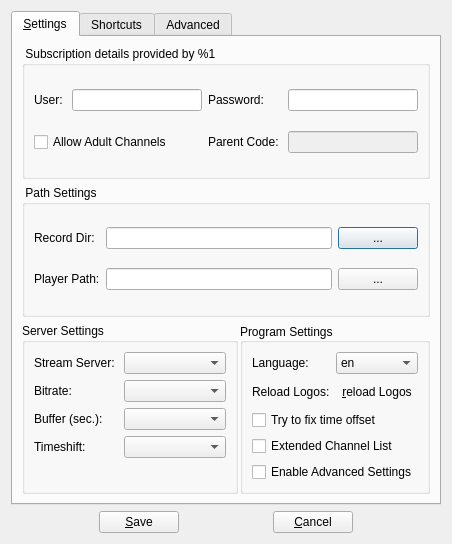
<?xml version="1.0" encoding="UTF-8"?>
<ui version="4.0">
 <class>CSettingsDlg</class>
 <widget class="QDialog" name="CSettingsDlg">
  <property name="geometry">
   <rect>
    <x>0</x>
    <y>0</y>
    <width>452</width>
    <height>544</height>
   </rect>
  </property>
  <property name="windowTitle">
   <string>Settings Dialog</string>
  </property>
  <property name="locale">
   <locale language="English" country="UnitedStates"/>
  </property>
  <layout class="QVBoxLayout" name="verticalLayout_4">
   <item>
    <widget class="QTabWidget" name="tabWidget">
     <property name="currentIndex">
      <number>0</number>
     </property>
     <widget class="QWidget" name="tabStdSettings">
      <attribute name="title">
       <string>&amp;Settings</string>
      </attribute>
      <layout class="QVBoxLayout" name="verticalLayout">
       <item>
        <widget class="QGroupBox" name="groupAccount">
         <property name="title">
          <string> Subscription details provided by %1 </string>
         </property>
         <layout class="QGridLayout" name="gridLayout_4">
          <item row="0" column="0">
           <widget class="QLabel" name="label_2">
            <property name="text">
             <string>User: </string>
            </property>
           </widget>
          </item>
          <item row="0" column="1">
           <widget class="QLineEdit" name="lineUsr"/>
          </item>
          <item row="0" column="2">
           <widget class="QLabel" name="label_4">
            <property name="text">
             <string>Password: </string>
            </property>
           </widget>
          </item>
          <item row="0" column="3">
           <widget class="QLineEdit" name="linePass">
            <property name="echoMode">
             <enum>QLineEdit::Password</enum>
            </property>
           </widget>
          </item>
          <item row="1" column="0" colspan="2">
           <widget class="QCheckBox" name="checkAdult">
            <property name="text">
             <string>Allow Adult Channels</string>
            </property>
           </widget>
          </item>
          <item row="1" column="2">
           <widget class="QLabel" name="label_14">
            <property name="text">
             <string>Parent Code: </string>
            </property>
           </widget>
          </item>
          <item row="1" column="3">
           <widget class="QLineEdit" name="lineErosPass">
            <property name="enabled">
             <bool>false</bool>
            </property>
            <property name="echoMode">
             <enum>QLineEdit::Password</enum>
            </property>
           </widget>
          </item>
         </layout>
        </widget>
       </item>
       <item>
        <widget class="QGroupBox" name="groupPath">
         <property name="title">
          <string> Path Settings </string>
         </property>
         <layout class="QGridLayout" name="gridLayout_2">
          <item row="0" column="0">
           <widget class="QLabel" name="label_3">
            <property name="minimumSize">
             <size>
              <width>0</width>
              <height>0</height>
             </size>
            </property>
            <property name="text">
             <string>Record Dir:</string>
            </property>
            <property name="margin">
             <number>2</number>
            </property>
           </widget>
          </item>
          <item row="0" column="1">
           <widget class="QLineEdit" name="lineDir"/>
          </item>
          <item row="0" column="2">
           <widget class="QPushButton" name="pushDir">
            <property name="text">
             <string>...</string>
            </property>
           </widget>
          </item>
          <item row="1" column="0">
           <widget class="QLabel" name="label">
            <property name="minimumSize">
             <size>
              <width>0</width>
              <height>0</height>
             </size>
            </property>
            <property name="text">
             <string>Player Path:</string>
            </property>
            <property name="margin">
             <number>2</number>
            </property>
           </widget>
          </item>
          <item row="1" column="1">
           <widget class="QLineEdit" name="lineVLC"/>
          </item>
          <item row="1" column="2">
           <widget class="QPushButton" name="pushVLC">
            <property name="text">
             <string>...</string>
            </property>
           </widget>
          </item>
         </layout>
        </widget>
       </item>
       <item>
        <layout class="QHBoxLayout" name="horizontalLayout_2" stretch="55,45">
         <property name="spacing">
          <number>2</number>
         </property>
         <item>
          <widget class="QGroupBox" name="groupStreamServer">
           <property name="title">
            <string>Server Settings</string>
           </property>
           <layout class="QFormLayout" name="formLayout_3">
            <item row="0" column="0">
             <widget class="QLabel" name="labStreamServer">
              <property name="text">
               <string>Stream Server: </string>
              </property>
             </widget>
            </item>
            <item row="0" column="1">
             <widget class="QComboBox" name="cbxStreamServer"/>
            </item>
            <item row="1" column="0">
             <widget class="QLabel" name="labBitRate">
              <property name="text">
               <string>Bitrate:</string>
              </property>
             </widget>
            </item>
            <item row="1" column="1">
             <widget class="QComboBox" name="cbxBitRate"/>
            </item>
            <item row="2" column="0">
             <widget class="QLabel" name="labBuffer">
              <property name="text">
               <string>Buffer (sec.):</string>
              </property>
             </widget>
            </item>
            <item row="2" column="1">
             <widget class="QComboBox" name="cbxBufferSeconds"/>
            </item>
            <item row="3" column="0">
             <widget class="QLabel" name="label_16">
              <property name="text">
               <string>Timeshift: </string>
              </property>
             </widget>
            </item>
            <item row="3" column="1">
             <widget class="QComboBox" name="cbxTimeShift">
              <property name="minimumSize">
               <size>
                <width>50</width>
                <height>0</height>
               </size>
              </property>
              <property name="maximumSize">
               <size>
                <width>16777215</width>
                <height>16777215</height>
               </size>
              </property>
             </widget>
            </item>
           </layout>
          </widget>
         </item>
         <item>
          <widget class="QGroupBox" name="groupStdSettings">
           <property name="title">
            <string>Program Settings </string>
           </property>
           <property name="alignment">
            <set>Qt::AlignLeading|Qt::AlignLeft|Qt::AlignVCenter</set>
           </property>
           <layout class="QVBoxLayout" name="verticalLayout_2">
            <item>
             <layout class="QFormLayout" name="formLayout">
              <property name="horizontalSpacing">
               <number>6</number>
              </property>
              <property name="verticalSpacing">
               <number>6</number>
              </property>
              <item row="0" column="0">
               <widget class="QLabel" name="label_10">
                <property name="text">
                 <string>Language: </string>
                </property>
               </widget>
              </item>
              <item row="0" column="1">
               <widget class="QComboBox" name="cbxLanguage">
                <item>
                 <property name="text">
                  <string>en</string>
                 </property>
                 <property name="icon">
                  <iconset resource="../vlc-record.qrc">
                   <normaloff>:/flags/en</normaloff>:/flags/en</iconset>
                 </property>
                </item>
                <item>
                 <property name="text">
                  <string>de</string>
                 </property>
                 <property name="icon">
                  <iconset resource="../vlc-record.qrc">
                   <normaloff>:/flags/de</normaloff>:/flags/de</iconset>
                 </property>
                </item>
                <item>
                 <property name="text">
                  <string>ru</string>
                 </property>
                 <property name="icon">
                  <iconset resource="../vlc-record.qrc">
                   <normaloff>:/flags/ru</normaloff>:/flags/ru</iconset>
                 </property>
                </item>
               </widget>
              </item>
              <item row="1" column="0">
               <widget class="QLabel" name="label_12">
                <property name="text">
                 <string>Reload Logos:</string>
                </property>
               </widget>
              </item>
              <item row="1" column="1">
               <widget class="QToolButton" name="pushDelLogos">
                <property name="minimumSize">
                 <size>
                  <width>24</width>
                  <height>24</height>
                 </size>
                </property>
                <property name="text">
                 <string>&amp;reload Logos</string>
                </property>
                <property name="icon">
                 <iconset resource="../vlc-record.qrc">
                  <normaloff>:/app/reload</normaloff>:/app/reload</iconset>
                </property>
                <property name="iconSize">
                 <size>
                  <width>24</width>
                  <height>24</height>
                 </size>
                </property>
                <property name="autoRaise">
                 <bool>true</bool>
                </property>
               </widget>
              </item>
             </layout>
            </item>
            <item>
             <widget class="QCheckBox" name="checkFixTime">
              <property name="text">
               <string>Try to fix time offset</string>
              </property>
             </widget>
            </item>
            <item>
             <widget class="QCheckBox" name="checkExtChanInfo">
              <property name="text">
               <string>Extended Channel List</string>
              </property>
             </widget>
            </item>
            <item>
             <widget class="QCheckBox" name="checkAdvanced">
              <property name="text">
               <string>Enable Advanced Settings</string>
              </property>
             </widget>
            </item>
           </layout>
          </widget>
         </item>
        </layout>
       </item>
      </layout>
     </widget>
     <widget class="QWidget" name="tabShortCuts">
      <attribute name="title">
       <string>Shortcuts</string>
      </attribute>
      <layout class="QGridLayout" name="gridLayout_11">
       <item row="0" column="0">
        <widget class="QShortCutTable" name="tableShortCuts">
         <property name="rowCount">
          <number>0</number>
         </property>
         <property name="columnCount">
          <number>2</number>
         </property>
         <attribute name="horizontalHeaderShowSortIndicator" stdset="0">
          <bool>true</bool>
         </attribute>
         <attribute name="horizontalHeaderStretchLastSection">
          <bool>true</bool>
         </attribute>
         <column>
          <property name="text">
           <string>Function</string>
          </property>
         </column>
         <column>
          <property name="text">
           <string>ShortCut</string>
          </property>
         </column>
        </widget>
       </item>
       <item row="1" column="0">
        <widget class="QLabel" name="labShortCutNote">
         <property name="font">
          <font>
           <pointsize>9</pointsize>
          </font>
         </property>
         <property name="styleSheet">
          <string notr="true">QLabel#labShortCutNote {
color: red;
}</string>
         </property>
         <property name="text">
          <string>Changes in shortcuts take effect only after restarting the program.</string>
         </property>
        </widget>
       </item>
       <item row="2" column="0">
        <layout class="QHBoxLayout" name="horizontalLayout">
         <property name="spacing">
          <number>2</number>
         </property>
         <item>
          <widget class="QToolButton" name="btnResetShortcuts">
           <property name="text">
            <string/>
           </property>
           <property name="icon">
            <iconset resource="../vlc-record.qrc">
             <normaloff>:/app/reload</normaloff>:/app/reload</iconset>
           </property>
           <property name="iconSize">
            <size>
             <width>16</width>
             <height>16</height>
            </size>
           </property>
           <property name="autoRaise">
            <bool>true</bool>
           </property>
          </widget>
         </item>
         <item>
          <widget class="QLabel" name="label_18">
           <property name="font">
            <font>
             <pointsize>9</pointsize>
            </font>
           </property>
           <property name="text">
            <string>Reset Shortcuts to default</string>
           </property>
          </widget>
         </item>
        </layout>
       </item>
      </layout>
     </widget>
     <widget class="QWidget" name="tabAdvanced">
      <property name="enabled">
       <bool>true</bool>
      </property>
      <attribute name="title">
       <string>Advanced</string>
      </attribute>
      <layout class="QVBoxLayout" name="verticalLayout_3">
       <item>
        <widget class="QGroupBox" name="groupProxy">
         <property name="title">
          <string> Proxy Server </string>
         </property>
         <layout class="QGridLayout" name="gridLayout_3" columnstretch="0,60,0,40">
          <item row="0" column="0" colspan="2">
           <widget class="QCheckBox" name="useProxy">
            <property name="text">
             <string>Enable Proxy</string>
            </property>
           </widget>
          </item>
          <item row="1" column="0">
           <widget class="QLabel" name="label_5">
            <property name="minimumSize">
             <size>
              <width>0</width>
              <height>0</height>
             </size>
            </property>
            <property name="text">
             <string>Address: </string>
            </property>
           </widget>
          </item>
          <item row="1" column="1">
           <widget class="QLineEdit" name="lineProxyHost">
            <property name="enabled">
             <bool>false</bool>
            </property>
           </widget>
          </item>
          <item row="1" column="2">
           <widget class="QLabel" name="label_6">
            <property name="text">
             <string>Port:</string>
            </property>
           </widget>
          </item>
          <item row="1" column="3">
           <widget class="QLineEdit" name="lineProxyPort">
            <property name="enabled">
             <bool>false</bool>
            </property>
            <property name="minimumSize">
             <size>
              <width>0</width>
              <height>0</height>
             </size>
            </property>
           </widget>
          </item>
          <item row="2" column="0">
           <widget class="QLabel" name="label_8">
            <property name="minimumSize">
             <size>
              <width>0</width>
              <height>0</height>
             </size>
            </property>
            <property name="text">
             <string>User: </string>
            </property>
           </widget>
          </item>
          <item row="2" column="1">
           <widget class="QLineEdit" name="lineProxyUser">
            <property name="enabled">
             <bool>false</bool>
            </property>
           </widget>
          </item>
          <item row="2" column="2">
           <widget class="QLabel" name="label_7">
            <property name="text">
             <string>Password: </string>
            </property>
           </widget>
          </item>
          <item row="2" column="3">
           <widget class="QLineEdit" name="lineProxyPassword">
            <property name="enabled">
             <bool>false</bool>
            </property>
            <property name="echoMode">
             <enum>QLineEdit::Password</enum>
            </property>
           </widget>
          </item>
         </layout>
        </widget>
       </item>
       <item>
        <widget class="QGroupBox" name="groupAdvanced">
         <property name="title">
          <string>Advanced Settings</string>
         </property>
         <layout class="QFormLayout" name="formLayout_2">
          <property name="fieldGrowthPolicy">
           <enum>QFormLayout::AllNonFixedFieldsGrow</enum>
          </property>
          <item row="0" column="0">
           <widget class="QLabel" name="lanApiServer">
            <property name="text">
             <string>API Server: </string>
            </property>
           </widget>
          </item>
          <item row="0" column="1">
           <widget class="QLineEdit" name="lineApiServer">
            <property name="enabled">
             <bool>false</bool>
            </property>
           </widget>
          </item>
          <item row="1" column="0">
           <widget class="QLabel" name="label_15">
            <property name="text">
             <string>Player Module:</string>
            </property>
           </widget>
          </item>
          <item row="1" column="1">
           <widget class="QComboBox" name="cbxPlayerMod"/>
          </item>
          <item row="2" column="0">
           <widget class="QLabel" name="label_11">
            <property name="text">
             <string>Log Level:</string>
            </property>
           </widget>
          </item>
          <item row="2" column="1">
           <widget class="QComboBox" name="cbxLogLevel">
            <item>
             <property name="text">
              <string>Log disabled</string>
             </property>
            </item>
            <item>
             <property name="text">
              <string>Log Errors only</string>
             </property>
            </item>
            <item>
             <property name="text">
              <string>Log Errors and Warnings</string>
             </property>
            </item>
            <item>
             <property name="text">
              <string>Log everything</string>
             </property>
            </item>
           </widget>
          </item>
          <item row="3" column="0">
           <widget class="QLabel" name="label_13">
            <property name="text">
             <string>Shutdown Command:</string>
            </property>
           </widget>
          </item>
          <item row="3" column="1">
           <widget class="QLineEdit" name="lineShutdown"/>
          </item>
          <item row="4" column="0">
           <widget class="QCheckBox" name="checkRefresh">
            <property name="text">
             <string>Refresh EPG every:</string>
            </property>
           </widget>
          </item>
          <item row="4" column="1">
           <layout class="QHBoxLayout" name="horizontalLayout_3">
            <item>
             <widget class="QComboBox" name="cbxInterval">
              <property name="enabled">
               <bool>false</bool>
              </property>
              <item>
               <property name="text">
                <string>5</string>
               </property>
              </item>
              <item>
               <property name="text">
                <string>10</string>
               </property>
              </item>
              <item>
               <property name="text">
                <string>15</string>
               </property>
              </item>
             </widget>
            </item>
            <item>
             <widget class="QLabel" name="label_9">
              <property name="text">
               <string>Minute(s)</string>
              </property>
             </widget>
            </item>
           </layout>
          </item>
          <item row="5" column="0">
           <widget class="QCheckBox" name="checkAskForName">
            <property name="text">
             <string>Ask for Record Filename</string>
            </property>
           </widget>
          </item>
          <item row="5" column="1">
           <widget class="QCheckBox" name="checkHideToSystray">
            <property name="text">
             <string>Minimize to Systray</string>
            </property>
           </widget>
          </item>
          <item row="6" column="0">
           <widget class="QCheckBox" name="checkDetach">
            <property name="text">
             <string>Detach Player at startup</string>
            </property>
           </widget>
          </item>
          <item row="6" column="1">
           <widget class="QCheckBox" name="checkTranslit">
            <property name="text">
             <string>Translit Record Filename</string>
            </property>
           </widget>
          </item>
          <item row="7" column="0">
           <widget class="QCheckBox" name="checkUpdate">
            <property name="text">
             <string>Check for updates</string>
            </property>
           </widget>
          </item>
          <item row="7" column="1">
           <widget class="QCheckBox" name="checkGPUAcc">
            <property name="text">
             <string>Use GPU for video decoding</string>
            </property>
           </widget>
          </item>
         </layout>
        </widget>
       </item>
      </layout>
     </widget>
    </widget>
   </item>
   <item>
    <layout class="QHBoxLayout" name="hLayoutButtons">
     <item>
      <spacer name="horizontalSpacer_5">
       <property name="orientation">
        <enum>Qt::Horizontal</enum>
       </property>
       <property name="sizeHint" stdset="0">
        <size>
         <width>40</width>
         <height>20</height>
        </size>
       </property>
      </spacer>
     </item>
     <item>
      <widget class="QPushButton" name="pushSave">
       <property name="text">
        <string>&amp;Save</string>
       </property>
      </widget>
     </item>
     <item>
      <spacer name="horizontalSpacer_4">
       <property name="orientation">
        <enum>Qt::Horizontal</enum>
       </property>
       <property name="sizeHint" stdset="0">
        <size>
         <width>40</width>
         <height>20</height>
        </size>
       </property>
      </spacer>
     </item>
     <item>
      <widget class="QPushButton" name="pushCancel">
       <property name="text">
        <string>&amp;Cancel</string>
       </property>
      </widget>
     </item>
     <item>
      <spacer name="horizontalSpacer_6">
       <property name="orientation">
        <enum>Qt::Horizontal</enum>
       </property>
       <property name="sizeHint" stdset="0">
        <size>
         <width>40</width>
         <height>20</height>
        </size>
       </property>
      </spacer>
     </item>
    </layout>
   </item>
  </layout>
 </widget>
 <customwidgets>
  <customwidget>
   <class>QShortCutTable</class>
   <extends>QTableWidget</extends>
   <header>qshortcuttable.h</header>
  </customwidget>
 </customwidgets>
 <resources>
  <include location="../vlc-record.qrc"/>
 </resources>
 <connections>
  <connection>
   <sender>pushSave</sender>
   <signal>clicked()</signal>
   <receiver>CSettingsDlg</receiver>
   <slot>accept()</slot>
   <hints>
    <hint type="sourcelabel">
     <x>179</x>
     <y>434</y>
    </hint>
    <hint type="destinationlabel">
     <x>188</x>
     <y>287</y>
    </hint>
   </hints>
  </connection>
  <connection>
   <sender>pushCancel</sender>
   <signal>clicked()</signal>
   <receiver>CSettingsDlg</receiver>
   <slot>reject()</slot>
   <hints>
    <hint type="sourcelabel">
     <x>355</x>
     <y>434</y>
    </hint>
    <hint type="destinationlabel">
     <x>366</x>
     <y>290</y>
    </hint>
   </hints>
  </connection>
  <connection>
   <sender>useProxy</sender>
   <signal>toggled(bool)</signal>
   <receiver>lineProxyHost</receiver>
   <slot>setEnabled(bool)</slot>
   <hints>
    <hint type="sourcelabel">
     <x>143</x>
     <y>320</y>
    </hint>
    <hint type="destinationlabel">
     <x>250</x>
     <y>348</y>
    </hint>
   </hints>
  </connection>
  <connection>
   <sender>useProxy</sender>
   <signal>toggled(bool)</signal>
   <receiver>lineProxyPort</receiver>
   <slot>setEnabled(bool)</slot>
   <hints>
    <hint type="sourcelabel">
     <x>91</x>
     <y>320</y>
    </hint>
    <hint type="destinationlabel">
     <x>428</x>
     <y>348</y>
    </hint>
   </hints>
  </connection>
  <connection>
   <sender>useProxy</sender>
   <signal>toggled(bool)</signal>
   <receiver>lineProxyUser</receiver>
   <slot>setEnabled(bool)</slot>
   <hints>
    <hint type="sourcelabel">
     <x>250</x>
     <y>320</y>
    </hint>
    <hint type="destinationlabel">
     <x>250</x>
     <y>376</y>
    </hint>
   </hints>
  </connection>
  <connection>
   <sender>useProxy</sender>
   <signal>toggled(bool)</signal>
   <receiver>lineProxyPassword</receiver>
   <slot>setEnabled(bool)</slot>
   <hints>
    <hint type="sourcelabel">
     <x>222</x>
     <y>320</y>
    </hint>
    <hint type="destinationlabel">
     <x>428</x>
     <y>376</y>
    </hint>
   </hints>
  </connection>
  <connection>
   <sender>checkAdult</sender>
   <signal>toggled(bool)</signal>
   <receiver>lineErosPass</receiver>
   <slot>setEnabled(bool)</slot>
   <hints>
    <hint type="sourcelabel">
     <x>72</x>
     <y>123</y>
    </hint>
    <hint type="destinationlabel">
     <x>325</x>
     <y>125</y>
    </hint>
   </hints>
  </connection>
  <connection>
   <sender>checkRefresh</sender>
   <signal>toggled(bool)</signal>
   <receiver>cbxInterval</receiver>
   <slot>setEnabled(bool)</slot>
   <hints>
    <hint type="sourcelabel">
     <x>39</x>
     <y>298</y>
    </hint>
    <hint type="destinationlabel">
     <x>205</x>
     <y>299</y>
    </hint>
   </hints>
  </connection>
 </connections>
</ui>
